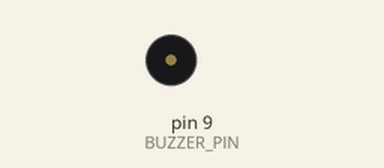
Bench run of a sketch on a simulated Arduino Uno, built with avr-gcc and run on an emulated ATmega328P. Shown: buzzer (waves = sounding).

Above: at 1.0 s.
At 11.1 s:
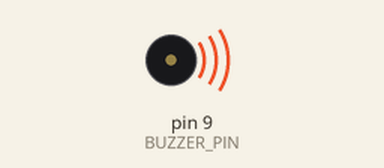
Timing chart, 0 to 13.8 s (numbered marks = the images above):
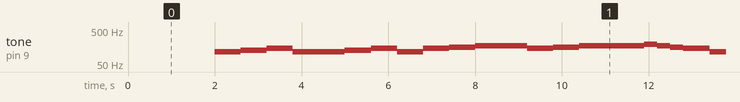

Measured:
- by itself, tone on pin 9 (BUZZER_PIN): plays 114 Hz for 0.60 s, 128 Hz for 0.60 s, 144 Hz for 0.60 s, 114 Hz for 1.2 s, 128 Hz for 0.60 s, 144 Hz for 0.60 s … (176 notes in this stretch)

The sketch:

Buzzermusic.ino
```cpp
#define BUZZER_PIN 9
float pitch[12] = {16.35, 17.32, 18.35, 19.45, 20.60, 21.83, 23.12, 24.50, 25.96, 27.50, 29.14, 30.87};
char* note[12] = {"C", "C#/Db", "D", "D#/Eb", "E", "F" "F#/Gb", "G", "G#/Ab", "A", "A#/Bb", "B"};
//                 0.     1.     2.     3.     4.   5.    6.     7.     8.     9.     10.    11.
char* noteIt[12] = {"Do", "Do#/Reb", "Re", "Re#/Mib", "Mi", "Fa" "Fa#/Solb", "Sol", "Sol#/Lab", "La", "La#/Sib", "Si"};

static const int mainOctave = 4;

int melody[] =    { 0, 2, 4, 0, 0, 2, 4, 0, 4, 5, 7, 4, 5, 7, 7, 9, 7, 5, 4, 0, 7, 9, 7, 5, 4, 0, 0, 7, 0, 0, 7, 0
	 // Notes goes here
};
int durations[] = { 4, 4, 4, 4, 4, 4, 4, 4, 4, 4, 2, 4, 4, 2, 8, 8, 8, 8, 4, 4, 8, 8, 8, 8, 4, 4, 4, 4, 2, 4, 4, 2
	 // Notes duration goes here
};

int octaves [] =  { 7, 7, 7, 7, 7, 7, 7, 7, 7, 7, 7, 7, 7, 7, 7, 7, 7, 7, 7, 7, 7, 7, 7, 7, 7, 7, 7, 7, 6, 7, 7, 6
  // Octave goes here
};

void setup()
{
	 pinMode(BUZZER_PIN, OUTPUT);
}
void loop()
{
	delay(2000);
	 int size = sizeof(durations) / sizeof(int);
	 for (int note = 0; note < size; note++) {
	   //to calculate the note duration, take one second divided by the note type.
	   //e.g. quarter note = 1000 / 4, eighth note = 1000/8, etc.
	   int duration = 2000 / durations[note];
	   tone(BUZZER_PIN, int(pitch[melody[note]]*octaves[note]+0.5));//, duration);
	   //to distinguish the notes, set a minimum time between them.
	   //the note's duration + 30% seems to work well:
	   int pauseBetweenNotes = duration * 1.2;
	   delay(pauseBetweenNotes);
	   //stop the tone playing:
	   noTone(BUZZER_PIN);
	 }
}
```
